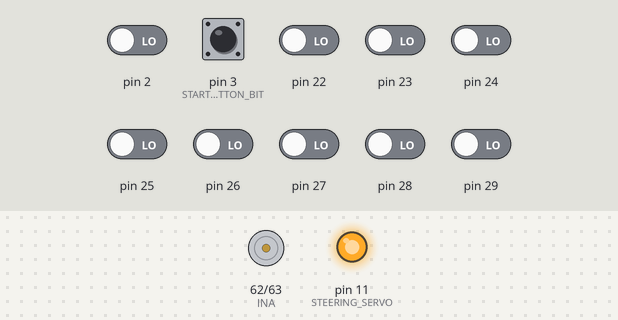
Recording of a sketch running on a simulated Arduino Mega 2560, built with avr-gcc and run on an emulated ATmega2560. Parts: motor-driver pin pairs drawn as motors (green arrow = first pin HIGH = forward, orange = second pin HIGH = backward, longer = more drive, scaled by the enable pin), output pins drawn as LEDs (lit = HIGH). The inputs (shaded band) are chosen by the test bench; at power-on: pin 3 (START_BUTTON_BIT) HIGH, pin 2, pin 22–29 LOW. What the sketch prints to the serial monitor is not drawn.

Above: at 1.2 s.
1.3 s: pin 3 (START_BUTTON_BIT) pulled LOW for 1 s
At 2.8 s:
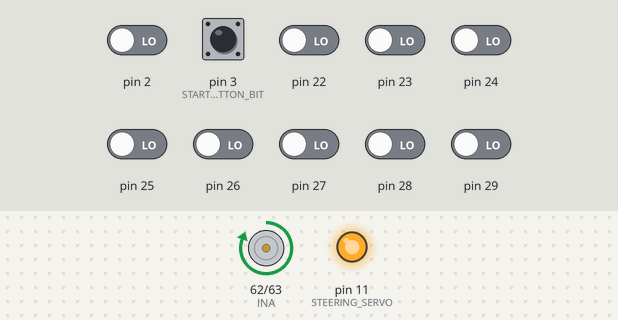
Timing chart, 0 to 5.7 s (numbered marks = the images above; inputs shaded):
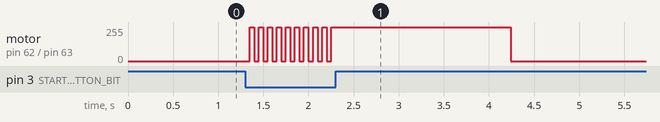

Measured:
- after the input at 1.3 s, motor on pin 62 (INA) / pin 63 (INB): goes 9 × (forward 255/255 0.05 s, stopped 0.05 s), forward 255/255 2.0 s, then stopped, starting after 0.05 s

The sketch:

carcodemodified.ino
```cpp
/*
 * Example code for the car project of the course T-106.5300 Embedded Systems
 * (c) Jussi Hanhirova
 */

#include <stdint.h>
#include <stdbool.h>
#include <avr/io.h>
#include <avr/interrupt.h>
#ifndef F_CPU
#define F_CPU 16000000UL
#endif
#include <util/delay.h>

//port definitions
#define SERVO_PORT  PORTB
#define SERVO_DDR   DDRB
#define STEERING_SERVO PB5

#define BUMPER_PORT PORTA
#define BUMPER_DDR  DDRA
#define BUMPER_PIN  PINA

#define LEFT4 460
#define LEFT3 420
#define LEFT2 390
#define LEFT1 375
#define RIGHT1 365
#define RIGHT2 350
#define RIGHT3 310
#define RIGHT4 280

#define MOTOR_PWM PH3
#define INA PK0
#define INB PK1
#define CW 0b00000001
#define STOP 0b00000000
#define BRAKE 0b00000011
#define MINIMAL_SPEED 145//130 //90 // adjust these depending on the track
#define SLOW_SPEED 100 //130
#define MEDIUM_SPEED 160 //150
#define TOP_SPEED 185//290 //185
#define SOFT_BREAKING 1
#define HARD_BREAKING 2

#define START_BUTTON_PORT PORTE
#define START_BUTTON_PIN PINE
#define START_BUTTON_BIT PE5
#define BUTTON_PRESS_DELAY_TIME 50
#define SAFETY_COUNTER_LIMIT 270000
uint8_t running = 0;
uint8_t bumper_status = 0b11111111;
uint16_t speed = 0;
uint32_t safety_counter = 0;
uint8_t servalue = 0;
uint8_t old_servalue = 0;


int start_button_pressed() {
        if (bit_is_clear(START_BUTTON_PIN, START_BUTTON_BIT)) {
                _delay_ms(BUTTON_PRESS_DELAY_TIME);
                if (bit_is_clear(START_BUTTON_PIN, START_BUTTON_BIT)) return 1;
        }
        return 0;
}

void init() {
   START_BUTTON_PORT |= _BV(START_BUTTON_BIT);

   // set bumper pins to input
   BUMPER_DDR = 0b00000000;

   // configure TIMER1, steering servo
   TCCR1A|=(1<<COM1A1)|(1<<COM1B1)|(1<<WGM11);        // NON Inverted PWM
   TCCR1B|=(1<<WGM13)|(1<<WGM12)|(1<<CS11)|(1<<CS10); // PRESCALER=64, MODE 14(FAST PWM)
   ICR1=4999;                                         // PWM f=50Hz
   DDRB|=1<<STEERING_SERVO;                           // PWM out

   // configure TIMER4, motor pwm
   TCCR4A|=(1<<COM4A1)|(1<<COM4B1)|(1<<WGM41);        // NON Inverted PWM
   TCCR4B|=(1<<WGM43)|(1<<WGM42)|(1<<CS40);           // NO PRESCALING, MODE 14(FAST PWM)
   ICR4=799;                                          // PWM f=20kHz
   DDRH|=1<<MOTOR_PWM;                                // PWM out

   // set motor control pins to output
   DDRK|=(1<<INA)|(1<<INB);
}

/*void accelerate() {
   if (running) {
      //speed = speed+1;
      PORTK = CW;   // CW rotation
   }
}*/

// use bumber status to adjust steering and motor speed
void steering(int bumber_status) {
      if ((bumper_status ^ 0b01111111)==0) {
         OCR1A=LEFT4;
         safety_counter = 0;
         speed = SLOW_SPEED;
         servalue = 1;
      }
      else if ((bumper_status ^ 0b10111111)==0) {
         OCR1A=LEFT3;
         safety_counter = 0;
         speed = SLOW_SPEED;
         servalue = 2;
      }
      else if ((bumper_status ^ 0b11011111)==0) {
         OCR1A=LEFT2;
         safety_counter = 0;
         speed = SLOW_SPEED;
         servalue = 3;
      }
      else if ((bumper_status ^ 0b11101111)==0) {
         OCR1A=LEFT1;
         speed = SLOW_SPEED;
         safety_counter = 0;
         servalue = 4;
      }
      else if ((bumper_status ^ 0b11110111)==0) {
         OCR1A=RIGHT1;
         speed = SLOW_SPEED;
         safety_counter = 0;
         servalue = 5;
      }
      else if ((bumper_status ^ 0b11111011)==0) {
         OCR1A=RIGHT2;
         speed = SLOW_SPEED;
         safety_counter = 0;
         servalue = 6;
      }
      else if ((bumper_status ^ 0b11111101)==0) {
         OCR1A=RIGHT3;
         safety_counter = 0;
         speed = SLOW_SPEED;
         servalue = 7;
      }
      else if ((bumper_status ^ 0b11111110)==0) {
         OCR1A=RIGHT4;
         safety_counter = 0;
         speed = SLOW_SPEED;
         servalue = 8;
      }
      else {
         safety_counter++;
         servalue = 9;
      }

      if (speed < SLOW_SPEED) {
         speed = SLOW_SPEED;
      }
      //if (speed > TOP_SPEED) {
        // speed = TOP_SPEED;
      //}
      OCR4A = speed;
      if(old_servalue != servalue)
      {
        Serial.println(servalue);
        old_servalue = servalue;
      }


}

void setup()
{
  Serial.begin(9600);
  // do the init stuff
   init();
}

void loop()
{
      // read bumper status
      bumper_status = BUMPER_PIN;

      // adjust steering & speed
      steering(bumper_status);

      // check for start/stop
      if (start_button_pressed()) {
         if (running == 1) {
            running = 0;
            PORTK = STOP; // STOP
            OCR4A=0;      // set speed
         }
         else {
            running = 1;
            PORTK = CW;   // CW rotation
            OCR4A=90;     // set speed
         }
      }

      if (safety_counter > SAFETY_COUNTER_LIMIT) {
            running = 0;
            PORTK = STOP; // STOP
            OCR4A=0;      // set speed
            safety_counter = 0;
      }
}
```
